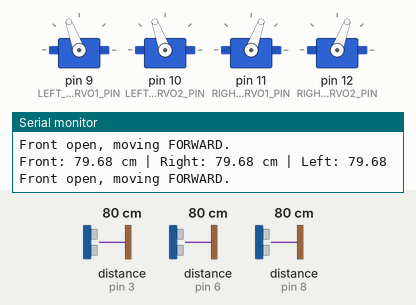
Recording of a sketch running on a simulated Arduino Uno, built with avr-gcc and run on an emulated ATmega328P. On the bench: 4 × servo, the last lines printed to the serial monitor. Wiring (inferred from the names in the program): 3 × ultrasonic range finder: trigger pin 4, echo pin 3 / trigger pin 5, echo pin 6 / trigger pin 7, echo pin 8. Inputs (shaded band) come from the test bench; at power-on: distance to the obstacle (sensors on pin 3, pin 6, pin 8) 80 cm. The echo pulse lasts 58.3 µs per cm.

Above: at 4.3 s.
4.4 s: distance to the obstacle (sensor on pin 3) set to 2 cm
At 6.9 s:
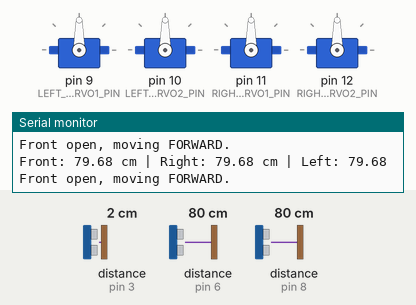
12.3 s: distance to the obstacle (sensor on pin 6) set to 2 cm
At 15.5 s:
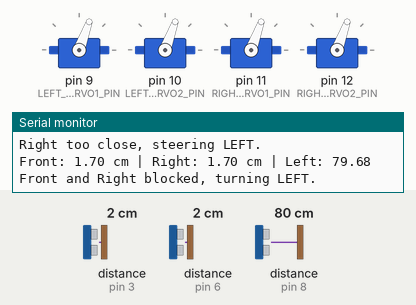
20.9 s: distance to the obstacle (sensor on pin 8) set to 2 cm
At 26.76 s:
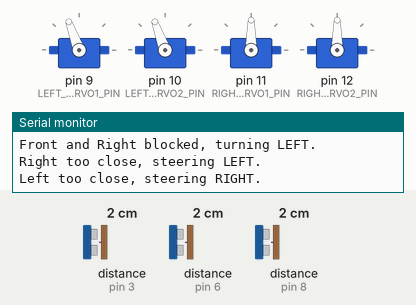
28.3 s: distance to the obstacle (sensor on pin 3) set to 4 cm
Timing chart, 0 to 43.1 s (numbered marks = the images above; inputs shaded):
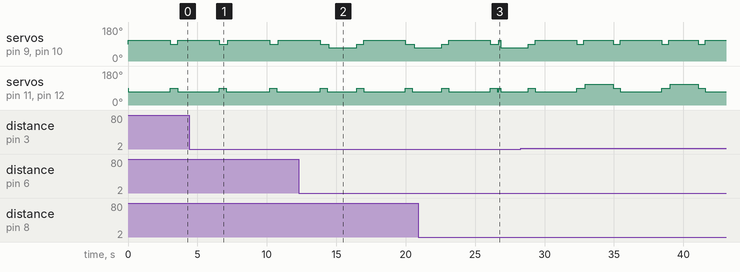

Measured:
- by itself, servo on pin 9 (LEFT_SERVO1_PIN), servo on pin 10 (LEFT_SERVO2_PIN): repeats every 6.1 s: 110° 3.0 s, 90° 0.50 s, 110° 2.1 s, 90° 0.50 s
- by itself, servo on pin 11 (RIGHT_SERVO1_PIN), servo on pin 12 (RIGHT_SERVO2_PIN): repeats every 6.1 s: 70° 3.0 s, 90° 0.62 s, 110° 2.0 s, 90° 0.50 s

The sketch:

MAZE_v2.7.ino
```cpp
#include <Servo.h>

// ----------------- Define Area ------------------------
#define LEFT_SERVO1_PIN  9
#define LEFT_SERVO2_PIN  10
#define RIGHT_SERVO1_PIN 11
#define RIGHT_SERVO2_PIN 12

#define FRONT_TRIG_PIN  5
#define FRONT_ECHO_PIN  6
#define RIGHT_TRIG_PIN  4
#define RIGHT_ECHO_PIN  3
#define LEFT_TRIG_PIN   7
#define LEFT_ECHO_PIN   8

#define STOP_POSITION 90
#define SPEED 20
#define TURN_DURATION 2000  // 2 sec for full turns
#define STEER_DURATION 100  // 0.1 sec for small adjustments
#define MOVE_FORWARD_TIME 3000 // 3 sec for moving forward

#define MIN_DISTANCE 3.5
#define MAX_DISTANCE 6.0
#define IGNORE_DISTANCE 8.0
#define FRONT_TRIGGER_DISTANCE 5.0

Servo leftServo1, leftServo2, rightServo1, rightServo2;

// ------------------ Hardware Setup ---------------------
void setupHardware() {
    Serial.begin(9600);

    leftServo1.attach(LEFT_SERVO1_PIN);
    leftServo2.attach(LEFT_SERVO2_PIN);
    rightServo1.attach(RIGHT_SERVO1_PIN);
    rightServo2.attach(RIGHT_SERVO2_PIN);

    pinMode(FRONT_TRIG_PIN, OUTPUT);
    pinMode(FRONT_ECHO_PIN, INPUT);
    pinMode(RIGHT_TRIG_PIN, OUTPUT);
    pinMode(RIGHT_ECHO_PIN, INPUT);
    pinMode(LEFT_TRIG_PIN, OUTPUT);
    pinMode(LEFT_ECHO_PIN, INPUT);
}

// ------------------ Sensor Functions ---------------------
float measureDistance(int trigPin, int echoPin) {
    digitalWrite(trigPin, LOW);
    delayMicroseconds(2);
    digitalWrite(trigPin, HIGH);
    delayMicroseconds(10);
    digitalWrite(trigPin, LOW);

    long duration = pulseIn(echoPin, HIGH, 30000);
    if (duration == 0) return 10;

    return (duration * 0.0343) / 2;
}

float getFrontDistance() { return measureDistance(FRONT_TRIG_PIN, FRONT_ECHO_PIN); }
float getRightDistance() { return measureDistance(RIGHT_TRIG_PIN, RIGHT_ECHO_PIN); }
float getLeftDistance()  { return measureDistance(LEFT_TRIG_PIN, LEFT_ECHO_PIN);  }

// ------------------ Movement Functions ---------------------
void moveForwards() {
    leftServo1.write(STOP_POSITION + SPEED);
    leftServo2.write(STOP_POSITION + SPEED);
    rightServo1.write(STOP_POSITION - SPEED);
    rightServo2.write(STOP_POSITION - SPEED);
    delay(MOVE_FORWARD_TIME);
    stopMovement();
}

void moveBackwards() {
    leftServo1.write(STOP_POSITION - SPEED);
    leftServo2.write(STOP_POSITION - SPEED);
    rightServo1.write(STOP_POSITION + SPEED);
    rightServo2.write(STOP_POSITION + SPEED);
    delay(MOVE_FORWARD_TIME);
    stopMovement();
}

void fullTurnRight() {
    leftServo1.write(STOP_POSITION + SPEED);
    leftServo2.write(STOP_POSITION + SPEED);
    rightServo1.write(STOP_POSITION + SPEED);
    rightServo2.write(STOP_POSITION + SPEED);
    delay(TURN_DURATION);
    stopMovement();
}

void fullTurnLeft() {
    leftServo1.write(STOP_POSITION - SPEED);
    leftServo2.write(STOP_POSITION - SPEED);
    rightServo1.write(STOP_POSITION - SPEED);
    rightServo2.write(STOP_POSITION - SPEED);
    delay(TURN_DURATION);
    stopMovement();
}

void steerRight() {
    leftServo1.write(STOP_POSITION + SPEED);
    leftServo2.write(STOP_POSITION + SPEED);
    rightServo1.write(STOP_POSITION);
    rightServo2.write(STOP_POSITION);
    delay(STEER_DURATION);
}

void steerLeft() {
    leftServo1.write(STOP_POSITION);
    leftServo2.write(STOP_POSITION);
    rightServo1.write(STOP_POSITION - SPEED);
    rightServo2.write(STOP_POSITION - SPEED);
    delay(STEER_DURATION);
}

void stopMovement() {
    leftServo1.write(STOP_POSITION);
    leftServo2.write(STOP_POSITION);
    rightServo1.write(STOP_POSITION);
    rightServo2.write(STOP_POSITION);
    delay(500);
}

// ------------------ Decision Making ---------------------
void checkAndMove() {
    float frontDistance = getFrontDistance();
    float rightDistance = getRightDistance();
    float leftDistance = getLeftDistance();

    Serial.print("Front: "); Serial.print(frontDistance);
    Serial.print(" cm | Right: "); Serial.print(rightDistance);
    Serial.print(" cm | Left: "); Serial.println(leftDistance);

    if (rightDistance > MIN_DISTANCE && rightDistance < IGNORE_DISTANCE) {
        Serial.println("Right side open, turning RIGHT.");
        fullTurnRight(); moveForwards(); return;
    }
    if (frontDistance > FRONT_TRIGGER_DISTANCE) {
        Serial.println("Front open, moving FORWARD.");
        moveForwards(); return;
    }
    if (frontDistance < FRONT_TRIGGER_DISTANCE && rightDistance < MIN_DISTANCE) {
        Serial.println("Front and Right blocked, turning LEFT.");
        fullTurnLeft(); moveForwards(); return;
    }
    if (frontDistance < FRONT_TRIGGER_DISTANCE && leftDistance < MIN_DISTANCE) {
        Serial.println("Front and Left blocked, turning RIGHT.");
        fullTurnRight(); moveForwards(); return;
    }
    if (frontDistance < FRONT_TRIGGER_DISTANCE && rightDistance < MIN_DISTANCE && leftDistance < MIN_DISTANCE) {
        Serial.println("All sides blocked, moving BACKWARDS.");
        moveBackwards(); return;
    }
}

void adjustSteering() {
    float rightDistance = getRightDistance();
    float leftDistance = getLeftDistance();

    if (rightDistance < MIN_DISTANCE) {
        Serial.println("Right too close, steering LEFT.");
        steerLeft();
    }
    if (rightDistance > MAX_DISTANCE && rightDistance < IGNORE_DISTANCE) {
        Serial.println("Right too far, steering RIGHT.");
        steerRight();
    }
    if (leftDistance < MIN_DISTANCE) {
        Serial.println("Left too close, steering RIGHT.");
        steerRight();
    }
    if (leftDistance > MAX_DISTANCE && leftDistance < IGNORE_DISTANCE) {
        Serial.println("Left too far, steering LEFT.");
        steerLeft();
    }
}

// ------------------ Main Loop ---------------------
void setup() {
    setupHardware();
}

void loop() {
    checkAndMove();
    adjustSteering();
}
```
